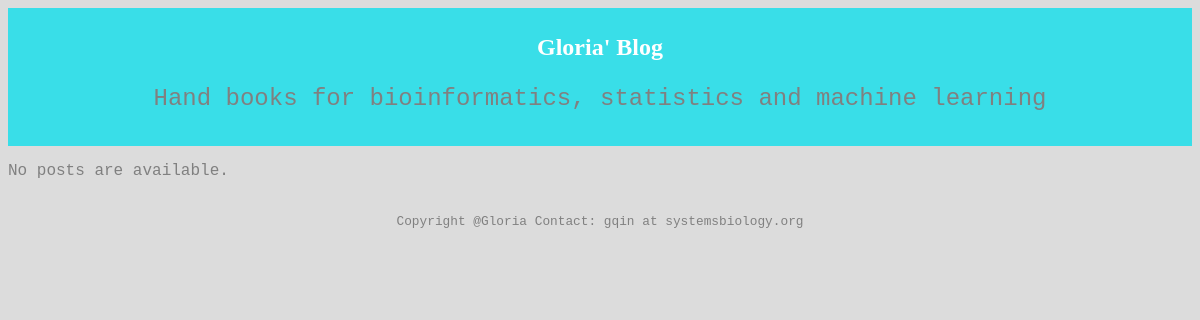
The page /blog/ on the database as committed earlier.
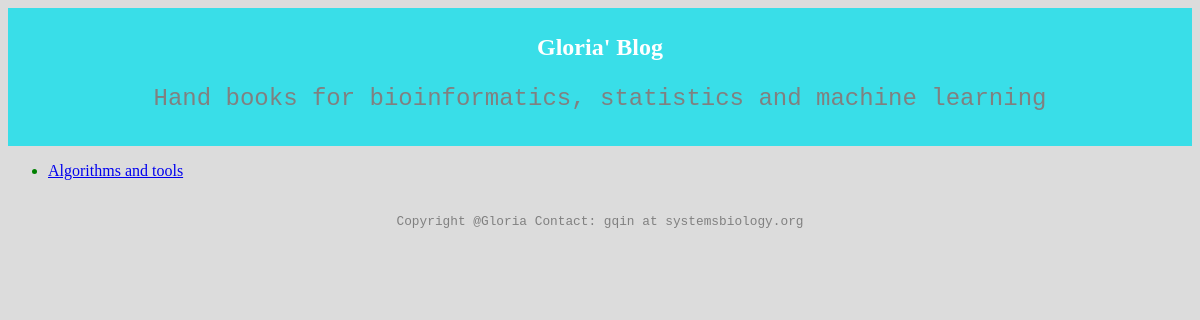
The same page on the database as committed later.
### blog/models.py (models this page shows, shortened)
class Title(models.Model):
    Title_text = models.CharField(max_length=200)
    pub_date = models.DateTimeField('date published')

### blog/views.py (the view)
# urls.py: path('', views.IndexView.as_view(), name='index'),
class IndexView(generic.ListView):
    template_name = 'blog/index.html'
    context_object_name = 'latest_title_list'
    def get_queryset(self):
        return Title.objects.order_by('-pub_date')

### blog/templates/blog/index.html
{% load static %}
<link rel="stylesheet" type="text/css" href="{% static 'blog/style.css' %}">
<div class="header">
    <h1>Gloria' Blog</h1>
    <p>Hand books for bioinformatics, statistics and machine learning</p>
  </div>
{% if latest_title_list %}
    {% for title in latest_title_list %}
    <ul> <li><a href="{% url 'blog:detail' title.id %}">{{ title.Title_text }}</a></li></ul>
    {% endfor %}
{% else %}
    <p>No posts are available.</p>
{% endif %}
<div class="footer">
    <p>Copyright @Gloria Contact: gqin at systemsbiology.org</p>
  </div>

Rows that differ between the two databases and show on the page:
added Title: Title_text "Algorithms and tools"
Other text that changed with them:
text no longer shown: "No posts are available."
